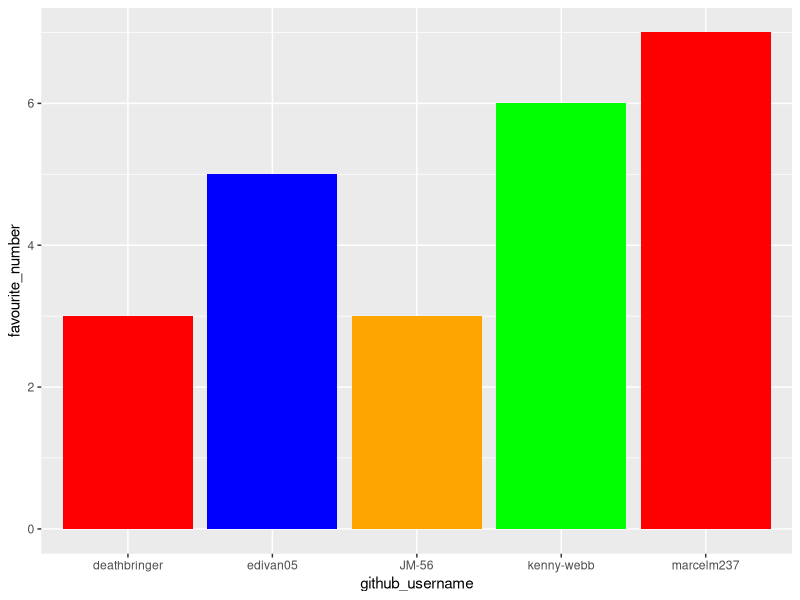
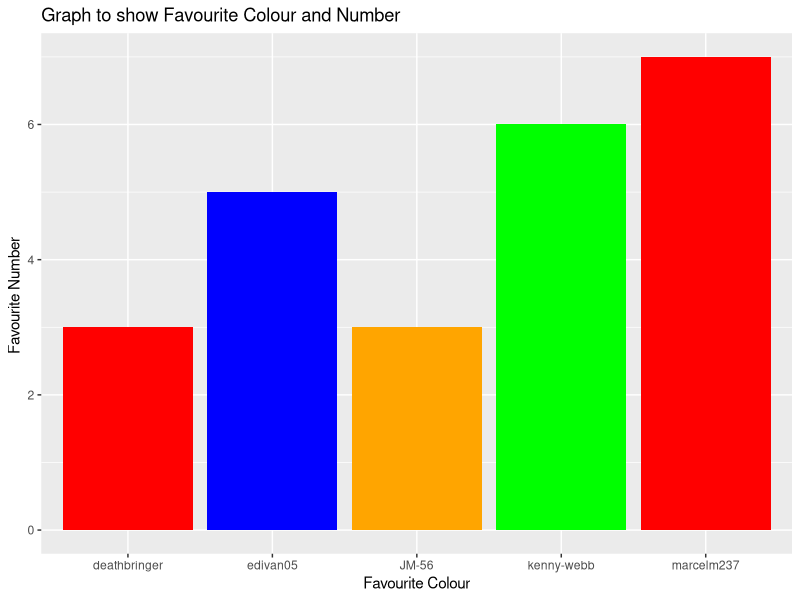
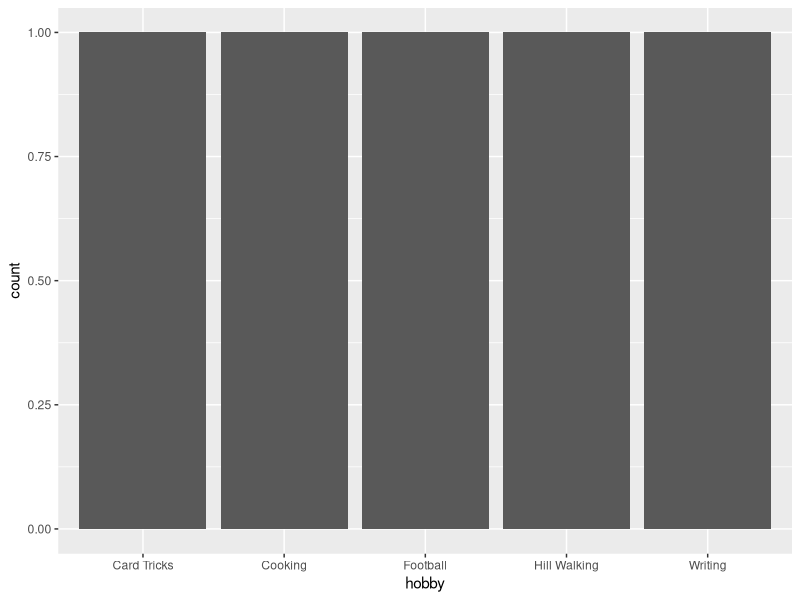

R code for these plots, in order:
## ---- chunk 1
library(tidyverse) 
## ---- chunk 2
team_data <- tibble(
  name = c("Marcel", "Josh", "Kenny", 
           "Luke", "Edwin"),
  github_username = c("marcelm237", "edivan05", "JM-56", 
                      "kenny-webb", "deathbringer"), 
  colour = c("red", "blue", "orange", 
             "green", "red"),
  hobby = c("Cooking", "Card Tricks", "Football", 
            "Hill Walking", "Writing"),
  favourite_number = c(7, 5, 3, 6, 3)
  )

team_data
## ---- chunk 3
p1 <- ggplot(data = team_data, 
             mapping = aes(x = github_username, 
                           y = favourite_number,
                           fill = colour), 
             ) +
   geom_col() +
   scale_fill_identity()
p1
## ---- chunk 4
p1 + labs(x = "Favourite Colour", 
          y = "Favourite Number ",
          title = "Graph to show Favourite Colour and Number")
## ---- chunk 5
p2 <- ggplot(team_data, aes(x = hobby)) +
  geom_bar()
p2
